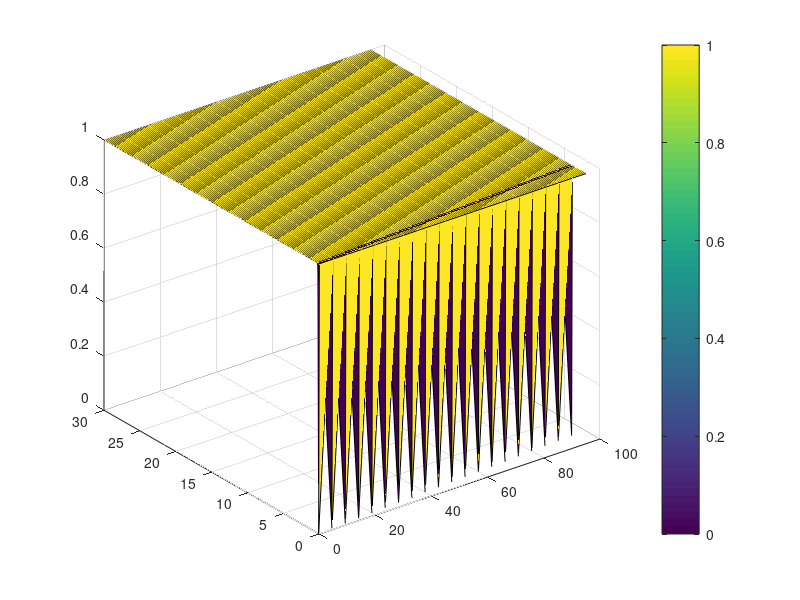

MATLAB code to generate this figure:
clc
clear
disp("***********In the name of God***********")
disp("Wellcome to forth part of this project")
%central points in this shape are points that are in (60,j)
t=95;%c
q=5*10^4;%w/m^2
T_final=48;%c
D_x=0.001;%m
rho=7850;%kg/m^3
k_st=44.5;%w/m.k
k_cu=386;
cp=475;%j/kg.k
D_v=0.001^2;% m^3(for inner points)
Ci=rho*cp*D_v;%(for inner points)
Ci_border=0.5*Ci;%%(for points in borders)
Ci_corner=0.25*Ci;%%(for points in corner)
%%Now we should calculate R of whol points that exist on this shape
R_interior=D_x/(k_cu*(D_x)^2);
alpha=0.859*10^(-5);
T=ones(120,300)*40;
T_new=zeros(120,300);
T_need=ones(20,300);
n=1;
a=1;
f=1;
for i=1:120
    for j=1:300
        for t=0:5:95
            if i==1 && 1<j && j<300
                T_new(i,j)=t/Ci*(0.05+2*(0.5*(T(i+1,j)-T(i,j))/R_interior)+(T(i,j-1)-T(i,j))/R_interior+(T(i,j+1)-T(i,j))/R_interior)+T(i,j);
            end
            if i==120 && 1<j && j<300
                T_new(i,j)=t/Ci*(0.05+2*(0.5*(T(i-1,j)-T(i,j))/R_interior)+(T(i,j-1)-T(i,j))/R_interior+(T(i,j+1)-T(i,j))/R_interior)+T(i,j);
            end
            if j==1 && 1<i && i<120
                T_new(i,j)=t/Ci*(0.05+2*((T(i-1,j)-T(i,j))/R_interior)+0.5*((T(i,j+1)-T(i,j))/R_interior)+(T(i+1,j)-T(i,j))/R_interior)+T(i,j);
            end
            if j==300 && 1<i && i<120
                T_new(i,j)=t/Ci*(00.05+2*((T(i-1,j)-T(i,j))/R_interior)+0.5*((T(i,j-1)-T(i,j))/R_interior)+(T(i+1,j)-T(i,j))/R_interior)+T(i,j);
            end
            if i==1 && j==1
                T_new(i,j)=t/Ci*(0.05+((T(i+1,j)-T(i,j))/R_interior)+((T(i,j+1)-T(i,j))/R_interior))+T(i,j);
            end
            if i==120 && j==1
                T_new(i,j)=t/Ci*(0.05+((T(i-1,j)-T(i,j))/R_interior)+((T(i,j+1)-T(i,j))/R_interior))+T(i,j);
            end
            if i==120 && j==300
                T_new(i,j)=t/Ci*(0.05+((T(i-1,j)-T(i,j))/R_interior)+((T(i,j-1)-T(i,j))/R_interior))+T(i,j);
            end
            if i==1 && j==300
                 T_new(i,j)=t/Ci*(0.05+((T(i+1,j)-T(i,j))/R_interior)+((T(i,j-1)-T(i,j))/R_interior))+T(i,j);
            end
            if 1<i && i<120 && 1<j && j<300
                T_new(i,j)=t/Ci*(0.05+(T(i-1,j)-T(i,j))/R_interior+(T(i,j-1)-T(i,j))/R_interior+(T(i+1,j)-T(i,j))/R_interior+(T(i,j+1)-T(i,j))/R_interior)+T(i,j);
            end
            
        end
        if j<300 && j>1 && i==60
                    T_need(n,j)=T(i,j);
                    n=n+1;
        end
            if n>20
                 break
            end
            T=T_new;
        if n>20
                break
        end
    end
end
[X,time_t]=meshgrid(0:0.1:29.9,0:5:95);
surf(time_t,X,T_need)
colorbar
size(T_need)
size(X)
size(time_t)
